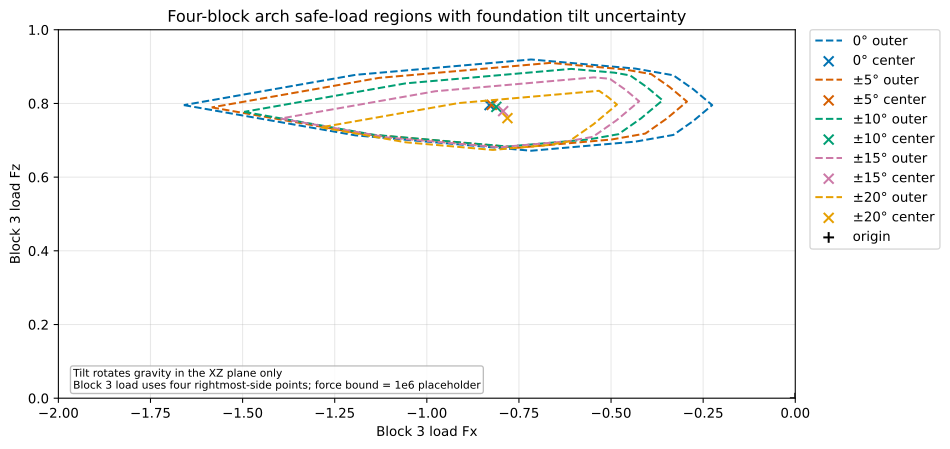

Python code for this plot:
"""Compare four-block arch safe-load regions under foundation tilt uncertainty."""

import math
from pathlib import Path

import matplotlib.pyplot as plt
from compas_assembly.datastructures import Block

from compas_cra.algorithms import assembly_interfaces_numpy
from compas_cra.datastructures import CRA_Assembly
from compas_cra.equilibrium import plot_rbe_robust_results
from compas_cra.equilibrium import rbe_uncertainty_disturb_support_dual
from compas_cra.geometry import Arch

HEIGHT = 2
SPAN = 4
THICKNESS = 0.5
DEPTH = 0.5
NUM_BLOCKS = 4
MU = 0.7
DENSITY = 1.0
NUM_DIRECTIONS = 72
APPLICATION_FORCE_BOUND = 1e6
TILT_DEGREES = (0.0, 5.0, 10.0, 15.0, 20.0)
TILT_ANGLE_COUNT = 2
VIEW_XLIM = (-2.0, 0.0)
VIEW_YLIM = (0.0, 1.0)
OUTPUT_SVG = Path(__file__).with_suffix(".svg")


def point_coordinates(point):
    """Return point coordinates as a plain list."""
    if hasattr(point, "x") and hasattr(point, "y") and hasattr(point, "z"):
        return [point.x, point.y, point.z]
    return list(point)


def rightmost_side_vertices(block):
    """Return the four vertices of the block face with maximum x-coordinate."""
    face_coordinates = []
    for face in block.faces():
        coordinates = [point_coordinates(block.vertex_coordinates(vertex)) for vertex in block.face_vertices(face)]
        face_coordinates.append(coordinates)
    return max(face_coordinates, key=lambda coordinates: sum(point[0] for point in coordinates) / len(coordinates))


def left_to_right_blocks():
    """Create four arch blocks ordered left to right."""
    arch = Arch(
        height=HEIGHT,
        span=SPAN,
        thickness=THICKNESS,
        depth=DEPTH,
        num_blocks=NUM_BLOCKS,
        extra_support=False,
    )
    return list(reversed(arch.blocks()))


def build_assembly():
    """Build the fixed four-block arch assembly."""
    assembly = CRA_Assembly()
    for node, mesh in enumerate(left_to_right_blocks()):
        assembly.add_block(mesh.copy(cls=Block), node=node)
    assembly.set_boundary_conditions([0])
    assembly_interfaces_numpy(assembly, nmax=10, amin=1e-2, tmax=1e-2)
    return assembly


def tilt_label(degrees):
    """Return a compact label for one symmetric tilt interval."""
    if degrees == 0.0:
        return "0°"
    value = "{:.1f}".format(degrees).rstrip("0").rstrip(".")
    return "±{}°".format(value)


def report_result(degrees, scenario_count, result):
    """Print a compact tilt-analysis summary."""
    bounded_directions = result.statuses.count("optimal")
    print(
        "{:<7} | scenarios={} | bounded={} | center={} | bounded_dirs={}/{} | outer_polygon_empty={}".format(
            tilt_label(degrees),
            scenario_count,
            result.is_bounded,
            result.feasible_center,
            bounded_directions,
            len(result.directions),
            not bool(result.outer_polygon),
        )
    )


def solve_tilt_cases(assembly):
    """Solve baseline and tilt-robust block-3 safe-load regions."""
    block_3 = assembly.graph.node_attribute(3, "block")
    load_dofs = [(3, "fx"), (3, "fz")]
    common_options = {
        "mu": MU,
        "density": DENSITY,
        "load_application_points": {3: rightmost_side_vertices(block_3)},
        "application_force_bound": APPLICATION_FORCE_BOUND,
        "num_directions": NUM_DIRECTIONS,
    }

    print("hidden hand-force component bound: {:.6g} (placeholder)".format(APPLICATION_FORCE_BOUND))
    print("foundation tilt changes gravity direction only; geometry/contact/friction are fixed")
    print("case    | tilt scenario summary")

    results = []
    labels = []
    for degrees in TILT_DEGREES:
        if degrees == 0.0:
            result = rbe_uncertainty_disturb_support_dual(assembly, load_dofs, **common_options)
            scenario_count = 1
        else:
            angle = math.radians(degrees)
            result = rbe_uncertainty_disturb_support_dual(
                assembly,
                load_dofs,
                tilt_angle_bounds=(-angle, angle),
                tilt_angle_count=TILT_ANGLE_COUNT,
                **common_options,
            )
            scenario_count = TILT_ANGLE_COUNT
        report_result(degrees, scenario_count, result)
        results.append(result)
        labels.append(tilt_label(degrees))
    return results, labels


def render_results(results, labels):
    """Render the four-block tilt comparison plot."""
    plt.rcParams["svg.fonttype"] = "none"
    figure, axes = plot_rbe_robust_results(
        results,
        labels=labels,
        show_points=False,
        show_center=True,
        xlim=VIEW_XLIM,
        ylim=VIEW_YLIM,
    )
    figure.set_size_inches(10, 6)
    axes.set_xlabel("Block 3 load Fx")
    axes.set_ylabel("Block 3 load Fz")
    axes.set_title("Four-block arch safe-load regions with foundation tilt uncertainty")
    axes.text(
        0.02,
        0.02,
        "Tilt rotates gravity in the XZ plane only\n"
        "Block 3 load uses four rightmost-side points; force bound = 1e6 placeholder",
        transform=axes.transAxes,
        fontsize=8,
        va="bottom",
        bbox={"boxstyle": "round,pad=0.25", "facecolor": "white", "edgecolor": "0.7", "alpha": 0.85},
    )
    axes.legend(loc="upper left", bbox_to_anchor=(1.02, 1.0), borderaxespad=0)
    figure.tight_layout()
    return figure


def save_svg(figure, path):
    """Save one Matplotlib figure as SVG and report the path."""
    figure.savefig(path, format="svg", bbox_inches="tight")
    print("saved SVG: {}".format(path))


if __name__ == "__main__":
    assembly = build_assembly()
    results, labels = solve_tilt_cases(assembly)
    figure = render_results(results, labels)
    save_svg(figure, OUTPUT_SVG)

    if plt.get_backend().lower() != "agg":
        plt.show()
    else:
        plt.close(figure)
